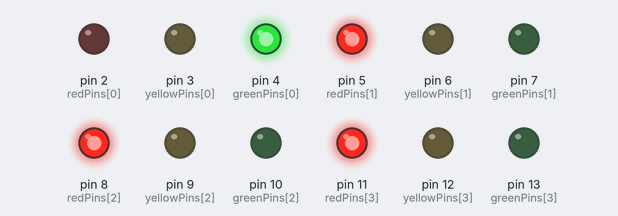
Bench run of a sketch on a simulated Arduino Uno, built with avr-gcc and run on an emulated ATmega328P. Shown: output pins drawn as LEDs (lit = HIGH).

Above: at 3.5 s.
At 13.5 s:
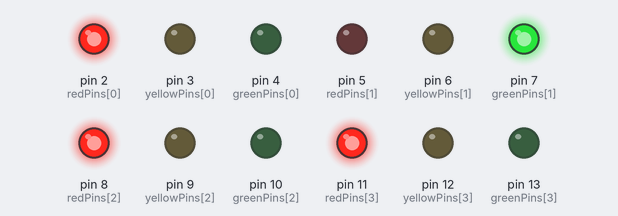
At 18.5 s:
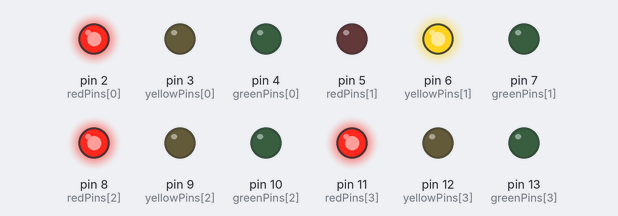
At 23.5 s:
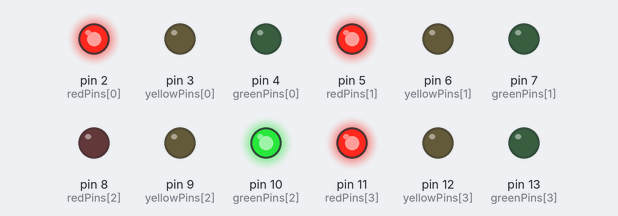
At 33.5 s:
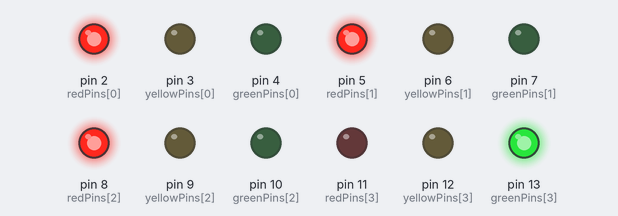
At 48.5 s:
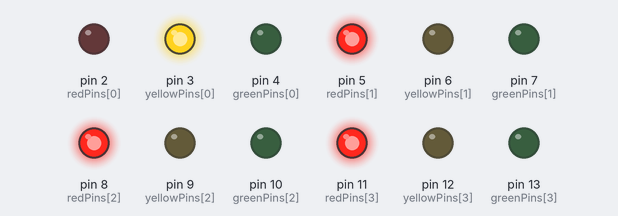
Timing chart, 0 to 52.0 s (numbered marks = the images above):
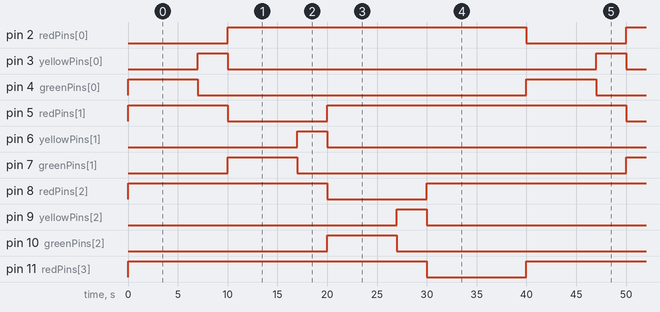

Measured:
- by itself, pin 2 (redPins[0]), pin 11 (redPins[3]): alternates HIGH for 30.0 s and LOW for 10.0 s
- by itself, pin 3 (yellowPins[0]), pin 6 (yellowPins[1]), pin 9 (yellowPins[2]), pin 12 (yellowPins[3]): alternates HIGH for 3.0 s and LOW for 37.0 s
- by itself, pin 4 (greenPins[0]), pin 7 (greenPins[1]), pin 10 (greenPins[2]), pin 13 (greenPins[3]): alternates HIGH for 7.0 s and LOW for 33.0 s
- by itself, pin 5 (redPins[1]), pin 8 (redPins[2]): repeats every 40.0 s: LOW 10.0 s, HIGH 30.0 s

The sketch:

_Smarttrafficcontrol.ino
```cpp
// Define the pin numbers for each color of the traffic lights on 4 different lanes
int redPins[] = {2, 5, 8, 11};    // Red lights for lanes 1, 2, 3, and 4
int yellowPins[] = {3, 6, 9, 12}; // Yellow lights for lanes 1, 2, 3, and 4
int greenPins[] = {4, 7, 10, 13};  // Green lights for lanes 1, 2, 3, and 4

// Define the duration (in milliseconds) for each light color
const unsigned long greenTime = 7000;  // Green light stays on for 7 seconds
const unsigned long yellowTime = 3000; // Yellow light stays on for 3 seconds
const unsigned long redTime = 7000;    // Red light stays on for 7 seconds (though not directly used in the code)

void setup() {
  // Set up all the traffic light pins as OUTPUT pins so we can control them
  for (int i = 0; i < 4; i++) {
    pinMode(redPins[i], OUTPUT);      // Set the pin for the red light as an output
    pinMode(yellowPins[i], OUTPUT);   // Set the pin for the yellow light as an output
    pinMode(greenPins[i], OUTPUT);    // Set the pin for the green light as an output
  }
}

void loop() {
  // Loop through all the lanes and control the traffic lights for each lane
  for (int i = 0; i < 4; i++) {
    controlTraffic(i);  // Call the function to control traffic for each lane, one by one
  }
}

void controlTraffic(int greenLaneIndex) {
  // This function controls the traffic lights for one lane at a time
  // 'greenLaneIndex' determines which lane gets the green light

  for (int i = 0; i < 4; i++) {
    if (i == greenLaneIndex) {
      // Turn the green light ON for the selected lane, and turn off the red light
      digitalWrite(greenPins[i], HIGH);
      digitalWrite(redPins[i], LOW);
    } else {
      // For all other lanes, turn the red light ON and green light OFF
      digitalWrite(redPins[i], HIGH);
      digitalWrite(greenPins[i], LOW);
    }
    // Turn off the yellow light for all lanes during green or red phases
    digitalWrite(yellowPins[i], LOW);
  }

  // Keep the green light ON for the selected lane for the set green time (7 seconds)
  delay(greenTime);

  // After green time, switch the green light off and turn the yellow light ON
  digitalWrite(greenPins[greenLaneIndex], LOW);
  digitalWrite(yellowPins[greenLaneIndex], HIGH);

  // Keep the yellow light ON for the selected lane for the set yellow time (3 seconds)
  delay(yellowTime);

  // After the yellow time, turn the yellow light off and keep the red light ON
  digitalWrite(yellowPins[greenLaneIndex], LOW);
  digitalWrite(redPins[greenLaneIndex], LOW);  // Red light is OFF here since all lanes are processed one by one
}
```
